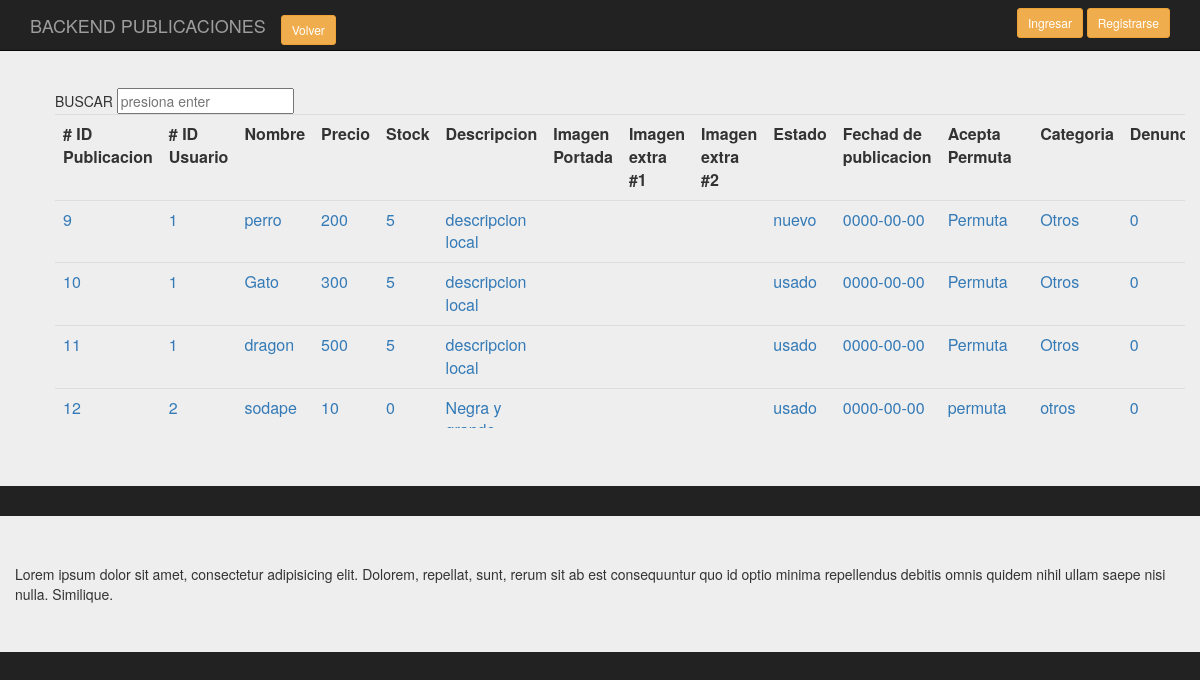
The app's page /backend/Presentacion/BackPublicacion.php, older data.
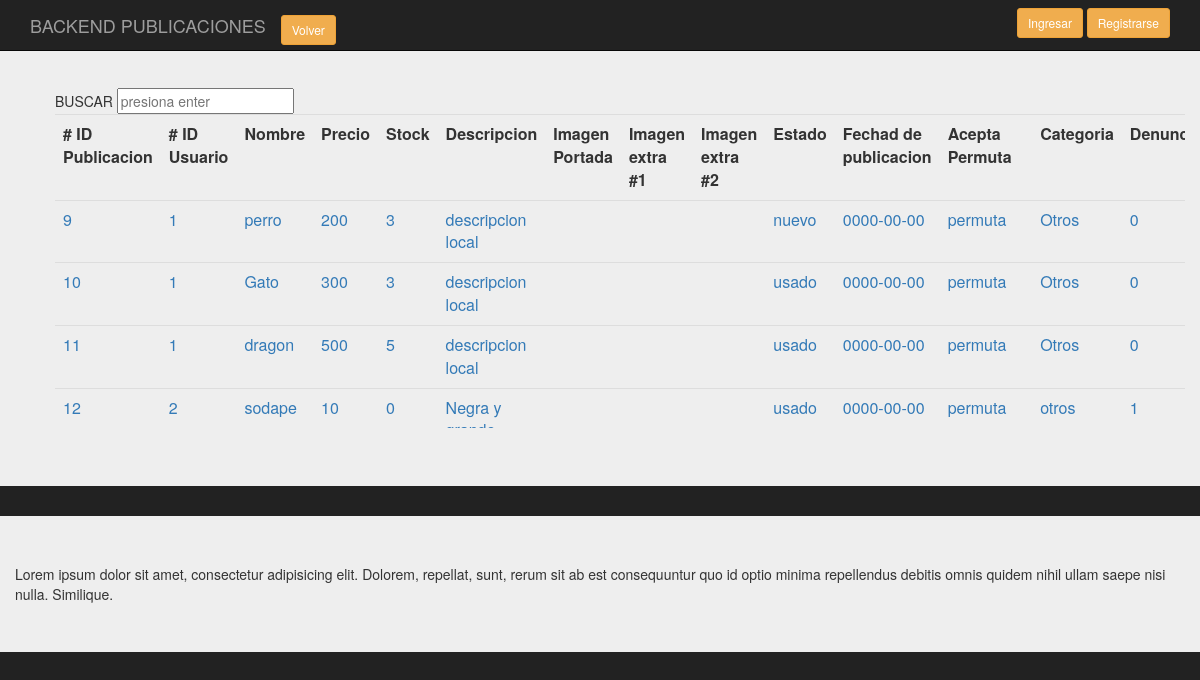
The same page, newer data.
### tables this page shows
CREATE TABLE `publicacion` (
  `id_pub` int(11) NOT NULL,
  `id_usup` int(11) NOT NULL,
  `nom_pub` varchar(40) DEFAULT NULL,
  `precio_pub` int(11) DEFAULT NULL,
  `stock_pub` int(11) DEFAULT NULL,
  `descripcion_pub` varchar(400) DEFAULT NULL,
  `img01_pub` varchar(20) DEFAULT NULL,
  `img02_pub` varchar(20) NOT NULL,
  `img03_pub` varchar(20) NOT NULL,
  `nuevo_pub` varchar(20) DEFAULT NULL,
  `fecha_pub` date DEFAULT NULL,
  `acepta_permuta_pub` varchar(20) DEFAULT NULL,
  `categoria_pub` varchar(20) DEFAULT NULL,
  `denuncia_pub` tinyint(1) DEFAULT NULL
);

### backend/clases/Publicacion.class.php (called while the page is built, shortened)
<?php
require_once('../persistencia/PersistenciaPublicacion.class.php');
class Publicacion
{
    public function consultaTodos($conex)
    {
      $pu=new PersistenciaPublicacion;
      $datos= $pu->consTodos($conex);
      return $datos;
    }
}
?>

### backend/persistencia/PersistenciaPublicacion.class.php (called while the page is built, shortened)
<?php
class PersistenciaPublicacion
{
   public function consTodos( $conex)
   {
        $sql = "select * from publicacion";
        $result = $conex->prepare($sql);
		$result->execute();
		$resultados=$result->fetchAll();
       return $resultados;
    }
 }
?>

### backend/Presentacion/BackPublicacion.php (the view, shortened to what this page needs)
<?php
require_once('../clases/Publicacion.class.php');
?>
<!doctype html>
<html lang="en">
<head>
<link rel="stylesheet" href="https://maxcdn.bootstrapcdn.com/bootstrap/3.3.7/css/bootstrap.min.css">
<link rel="stylesheet" href="../css/estilos.css">
	</head>
<body>
		<div class="container">
			<nav class="navbar navbar-inverse navbar-fixed-top">
				  <div class="container">
					<div class="navbar-header">
					  <a class="navbar-brand" href="#">BACKEND PUBLICACIONES</a>
					  <div class="navbar-brand">
						<a href="index.php" class="btn btn-warning btn-sm">Volver</a>
					  </div>
					</div>
					<div id="navbar" class="navbar-collapse collapse">
					  <form class="navbar-form navbar-right">
						<a href="singin.php" class="btn btn-warning btn-sm">Ingresar</a>
						<a href="Login.php" class="btn btn-warning btn-sm">Registrarse</a>
					  </form>
					</div>
				  </div>
			</nav>
		</div>
		<div class="jumbotron">
			<div class="container-fluid">
				<section class="main row">
					<div class="col-md-12">
					<ol class="pre-scrollable">
										<table class="table">
																<form class="forma-busqueda cf" action="/search.php" method="post">
																	<input name="keywords" id="search_box" type="text" placeholder="presiona enter" >
																</form>
													<tr>
														<th># ID Publicacion</th>
														<th># ID Usuario</th>
														<th>Nombre</th>
														<th>Precio</th>
														<th>Stock</th>
														<th>Descripcion</th>
														<th>Imagen Portada</th>
														<th>Imagen extra #1</th>
														<th>Imagen extra #2</th>
														<th>Estado</th>
														<th>Fechad de publicacion</th>
														<th>Acepta Permuta</th>
														<th>Categoria</th>
														<th>Denuncia</th>
													</tr>
												<?php
													$conex = conectar();
													$d = new Publicacion();
													$datos_d=$d->consultaTodos($conex);
													$cuenta=count($datos_d);
												?>
												<?php
												for ($i=0;$i<$cuenta;$i++)
												{
												?>
													<tr>
															<td><a value="<?php echo $datos_d[$i][0]?>"  ><?php echo $datos_d[$i][0]?></a></td>
															<td><a value="<?php echo $datos_d[$i][0]?>"  ><?php echo $datos_d[$i][1]?></a></td>
															<td><a value="<?php echo $datos_d[$i][0]?>"  ><?php echo $datos_d[$i][2]?></a></td>
															<td><a value="<?php echo $datos_d[$i][0]?>"  ><?php echo $datos_d[$i][3]?></a></td>
															<td><a value="<?php echo $datos_d[$i][0]?>"  ><?php echo $datos_d[$i][4]?></a></td>
															<td class="pre-scrollable"><a value="<?php echo $datos_d[$i][0]?>"  ><?php echo $datos_d[$i][5]?></a></td>
															<td><a value="<?php echo $datos_d[$i][0]?>"  ><?php echo $datos_d[$i][6]?></a></td>
															<td><a value="<?php echo $datos_d[$i][0]?>"  ><?php echo $datos_d[$i][7]?></a></td>
															<td><a value="<?php echo $datos_d[$i][0]?>"  ><?php echo $datos_d[$i][8]?></a></td>
															<td><a value="<?php echo $datos_d[$i][0]?>"  ><?php echo $datos_d[$i][9]?></a></td>
															<td><a value="<?php echo $datos_d[$i][0]?>"  ><?php echo $datos_d[$i][10]?></a></td>
															<td><a value="<?php echo $datos_d[$i][0]?>"  ><?php echo $datos_d[$i][11]?></a></td>
															<td><a value="<?php echo $datos_d[$i][0]?>"  ><?php echo $datos_d[$i][12]?></a></td>
															<td><a value="<?php echo $datos_d[$i][0]?>"  ><?php echo $datos_d[$i][13]?></a></td>
													</tr>
												<?php
												}
												?>
										</table>
					</ol>
					</div>
				</section>
			</div>
		</div>
		<div class="jumbotron">
		<div class="container">
			<div class="row">
			Lorem ipsum dolor sit amet, consectetur adipisicing elit. Dolorem, repellat, sunt, rerum sit ab est consequuntur quo id optio minima repellendus debitis omnis quidem nihil ullam saepe nisi nulla. Similique.
		</div>
		</div>
</body>
</html>

### backend/Css/estilos.css (style rules this page uses)
body { padding-top: 40px; padding-bottom: 40px; background-color: #222; }
.forma-busqueda { margin-left: -2px; }

Row changes from the older to the newer data that the page shows:
changed publicacion "perro": stock_pub "5" → "3"; acepta_permuta_pub "Permuta" → "permuta"
changed publicacion "Gato": stock_pub "5" → "3"; acepta_permuta_pub "Permuta" → "permuta"
changed publicacion "dragon": acepta_permuta_pub "Permuta" → "permuta"
changed publicacion "sodape": denuncia_pub "0" → "1"
